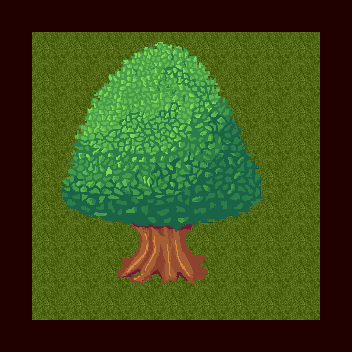

A 2D game scene composited from a Tiled map and its tileset images. What follows is a short description and the map's XML, with every tile layer's data as written:
An orthogonal 11x11 tile map with 32x32 px tiles, 5 tile layers (Ground, Misc, Trees , Trees Top, ...), 6 tilesets and 2 objects.

<map version="1.0" orientation="orthogonal" renderorder="right-down" width="11" height="11" tilewidth="32" tileheight="32" nextobjectid="6">
 <tileset firstgid="1" name="Grass" tilewidth="32" tileheight="32" tilecount="1" columns="1">
  <image source="WORK STATION V2  - 1.png" width="32" height="32" />
 </tileset>
 <tileset firstgid="2" name="Colision Rojo" tilewidth="32" tileheight="32" tilecount="1" columns="1">
  <image source="WORK STATION V2  - 1 (ROJO).png" width="32" height="32" />
  <tile id="0">
   <objectgroup draworder="index">
    <object id="0" x="-0.272727" y="-0.545455" width="32.9091" height="32.9091" />
   </objectgroup>
  </tile>
 </tileset>
 <tileset firstgid="3" name="Trees" tilewidth="32" tileheight="32" tilecount="256" columns="16">
  <image source="Trees.png" width="512" height="512" />
 </tileset>
 <tileset firstgid="259" name="heno reducido" tilewidth="32" tileheight="32" tilecount="1" columns="1">
  <image source="heno reducido.png" width="32" height="32" />
 </tileset>
 <tileset firstgid="260" name="FAROL" tilewidth="32" tileheight="32" tilecount="3" columns="1">
  <image source="FAROL.png" width="32" height="96" />
 </tileset>
 <tileset firstgid="263" name="Arbol-256" tilewidth="32" tileheight="32" tilecount="64" columns="8">
  <image source="Arbol-256.png" width="256" height="256" />
 </tileset>
 <layer name="Ground" width="11" height="11">
  <data encoding="csv">
0,0,0,0,0,0,0,0,0,0,0,
0,1,1,1,1,1,1,1,1,1,0,
0,1,1,1,1,1,1,1,1,1,0,
0,1,1,1,1,1,1,1,1,1,0,
0,1,1,1,1,1,1,1,1,1,0,
0,1,1,1,1,1,1,1,1,1,0,
0,1,1,1,1,1,1,1,1,1,0,
0,1,1,1,1,1,1,1,1,1,0,
0,1,1,1,1,1,1,1,1,1,0,
0,1,1,1,1,1,1,1,1,1,0,
0,0,0,0,0,0,0,0,0,0,0
</data>
 </layer>
 <layer name="Misc" width="11" height="11">
  <data encoding="csv">
0,0,0,0,0,0,0,0,0,0,0,
0,0,0,0,0,0,0,0,0,0,0,
0,0,0,0,0,0,0,0,0,0,0,
0,0,0,0,0,0,0,0,0,0,0,
0,0,0,0,0,0,0,0,0,0,0,
0,0,0,0,0,0,0,0,0,0,0,
0,0,0,0,0,0,0,0,0,0,0,
0,0,0,0,0,0,0,0,0,0,0,
0,0,0,0,0,0,0,0,0,0,0,
0,0,0,0,0,0,0,0,0,0,0,
0,0,0,0,0,0,0,0,0,0,0
</data>
 </layer>
 <layer name="Trees " width="11" height="11">
  <data encoding="csv">
0,0,0,0,0,0,0,0,0,0,0,
0,0,0,0,0,0,0,0,0,0,0,
0,0,0,0,0,0,0,0,0,0,0,
0,0,0,0,0,0,0,0,0,0,0,
0,0,0,0,0,0,0,0,0,0,0,
0,0,0,0,0,0,0,0,0,0,0,
0,0,0,0,0,0,0,0,0,0,0,
0,0,0,0,314,315,0,0,0,0,0,
0,0,0,321,322,323,324,0,0,0,0,
0,0,0,0,0,0,0,0,0,0,0,
0,0,0,0,0,0,0,0,0,0,0
</data>
 </layer>
 <layer name="Trees Top" width="11" height="11">
  <data encoding="csv">
0,0,0,0,0,0,0,0,0,0,0,
0,263,264,265,266,267,268,269,270,0,0,
0,271,272,273,274,275,276,277,1,0,0,
0,279,280,281,282,283,284,285,1,1,0,
0,287,288,289,290,291,292,293,1,1,0,
0,295,296,297,298,299,300,301,302,0,0,
0,303,304,305,306,307,308,309,310,0,0,
0,311,312,313,0,0,316,317,318,0,0,
0,319,320,0,0,0,0,325,326,0,0,
0,0,0,0,0,0,0,0,0,0,0,
0,0,0,0,0,0,0,0,0,0,0
</data>
 </layer>
 <layer name="Colision" width="11" height="11" opacity="0.13">
  <data encoding="csv">
2,2,2,2,2,2,2,2,2,2,2,
2,0,0,0,0,0,0,0,0,0,2,
2,0,0,0,0,0,0,0,0,0,2,
2,0,0,0,0,0,0,0,0,0,2,
2,0,0,0,0,0,0,0,0,0,2,
2,0,0,0,0,0,0,0,0,0,2,
2,0,0,0,0,0,0,0,0,0,2,
2,0,0,0,0,0,0,0,0,0,2,
2,0,0,0,0,0,0,0,0,0,2,
2,0,0,0,0,0,0,0,0,0,2,
2,2,2,2,2,2,2,2,2,2,2
</data>
 </layer>
 <objectgroup name="Capa de Objetos 1">
  <object id="5" x="206.5" y="279.75">
   <polyline points="0,0 -88.25,1 -87,-23 -69.75,-22.25 -70.25,-52.5 -16,-49.5 -13,-24.75 0.25,-25.25 -0.25,-0.25" />
  </object>
 </objectgroup>
</map>
